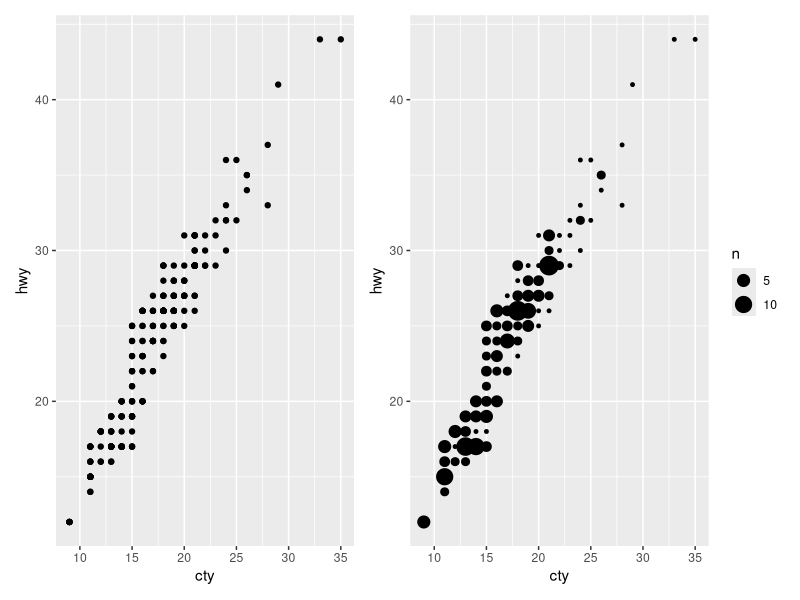
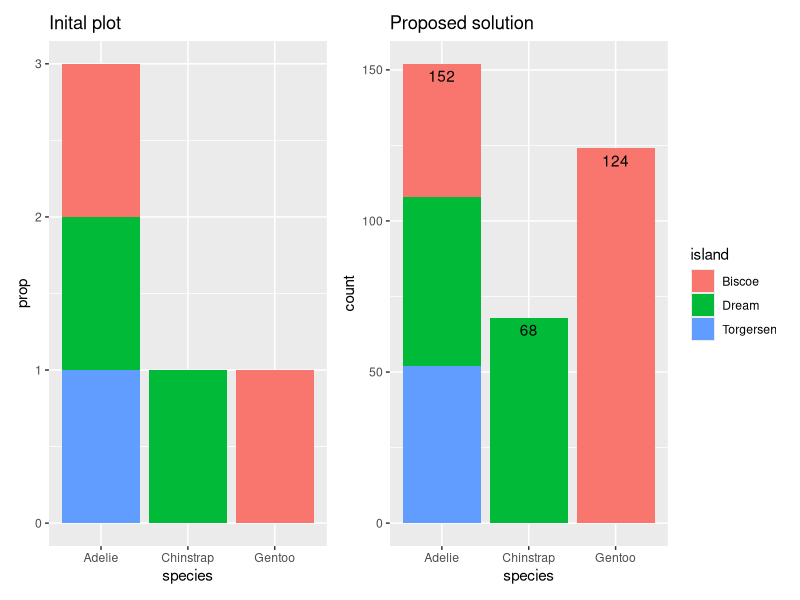
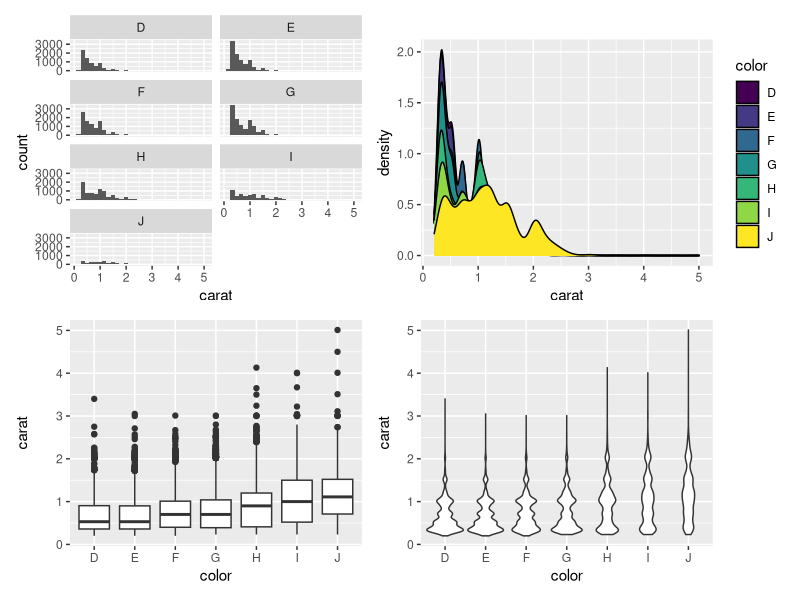

Recreate these plots in R, in order.
## ---- chunk 1
# Libraries needed
library(tidyverse)
library(patchwork)
library(palmerpenguins)

# global datasets and variables needed
mpg <- ggplot2::mpg
penguins <- palmerpenguins::penguins
## ---- chunk 2
# create both plots
plot1 <- ggplot(data = mpg, aes(x = cty, y = hwy)) + geom_point()
plot2 <- ggplot(data = mpg, aes(x = cty, y = hwy)) + geom_count()

# combine them with the `patchwork` library
plot1 + plot2
## ---- chunk 3
# inital plot
p1 <- ggplot(data = penguins, aes(fill = island, x = species)) + geom_bar(aes(y = after_stat(prop)), show.legend = FALSE) + ggtitle('Inital plot')

# proposed solution
p2 <- ggplot(penguins, aes(species)) +
  geom_bar(aes(fill = island)) +
  geom_text(aes(label = after_stat(count), y = after_stat(count)), stat = "count", vjust = 1.5) + ggtitle('Proposed solution')

p1 + p2
## ---- chunk 4
# Facet the histogram on weight
p1 <- ggplot(diamonds, aes(x = carat)) + geom_histogram(bins = 30) + facet_wrap(~ color, ncol = 2)

# Superpose the density plots
p2 <- ggplot(diamonds, aes(x = carat, fill = color)) + geom_density()

# Display boxplots
p3 <- ggplot(diamonds, aes(x = color, y = carat)) + geom_boxplot()

# Use violin plots
p4 <- ggplot(diamonds, aes(x = color, y = carat)) + geom_violin()

p1 + p2 + p3 + p4
